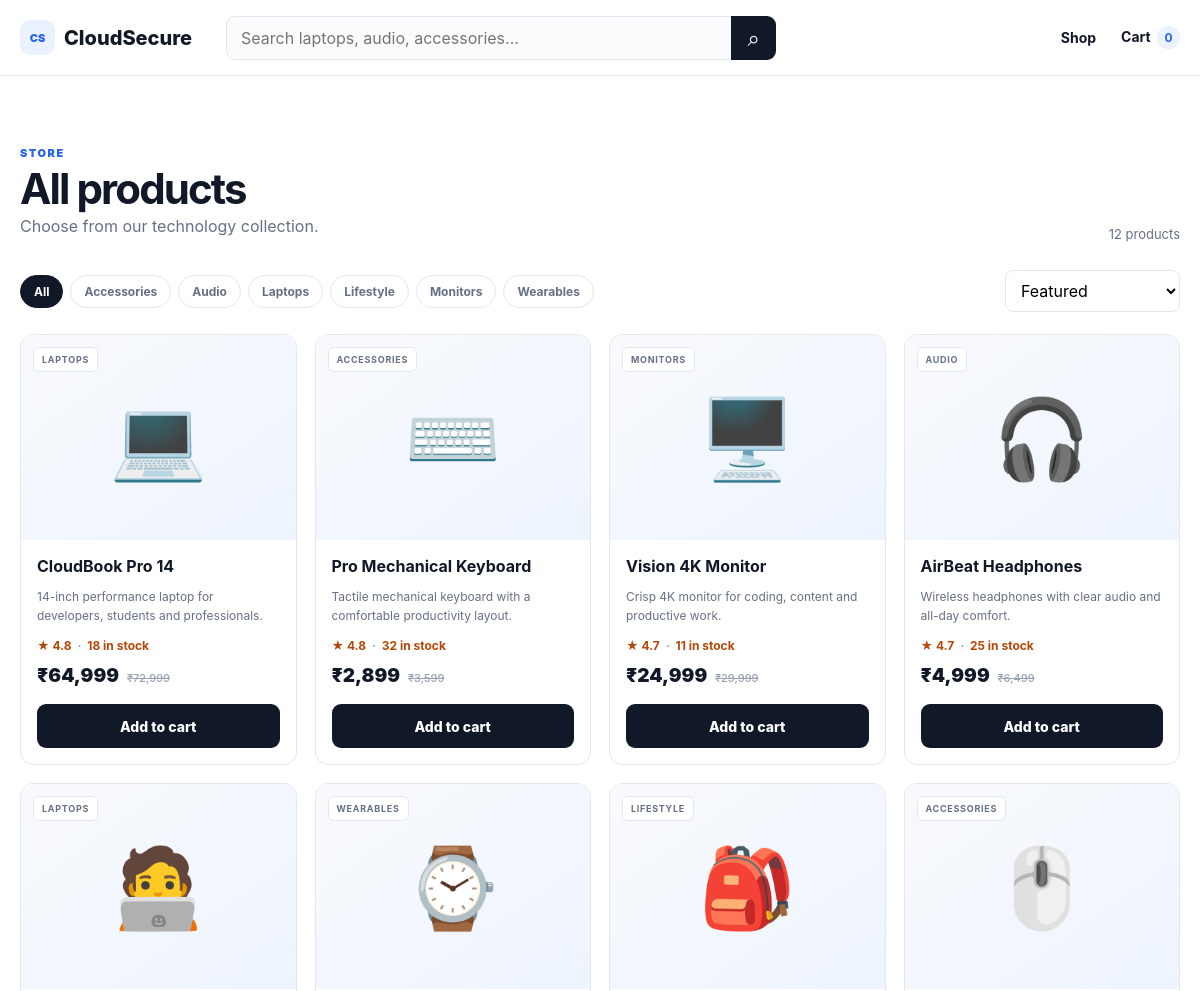
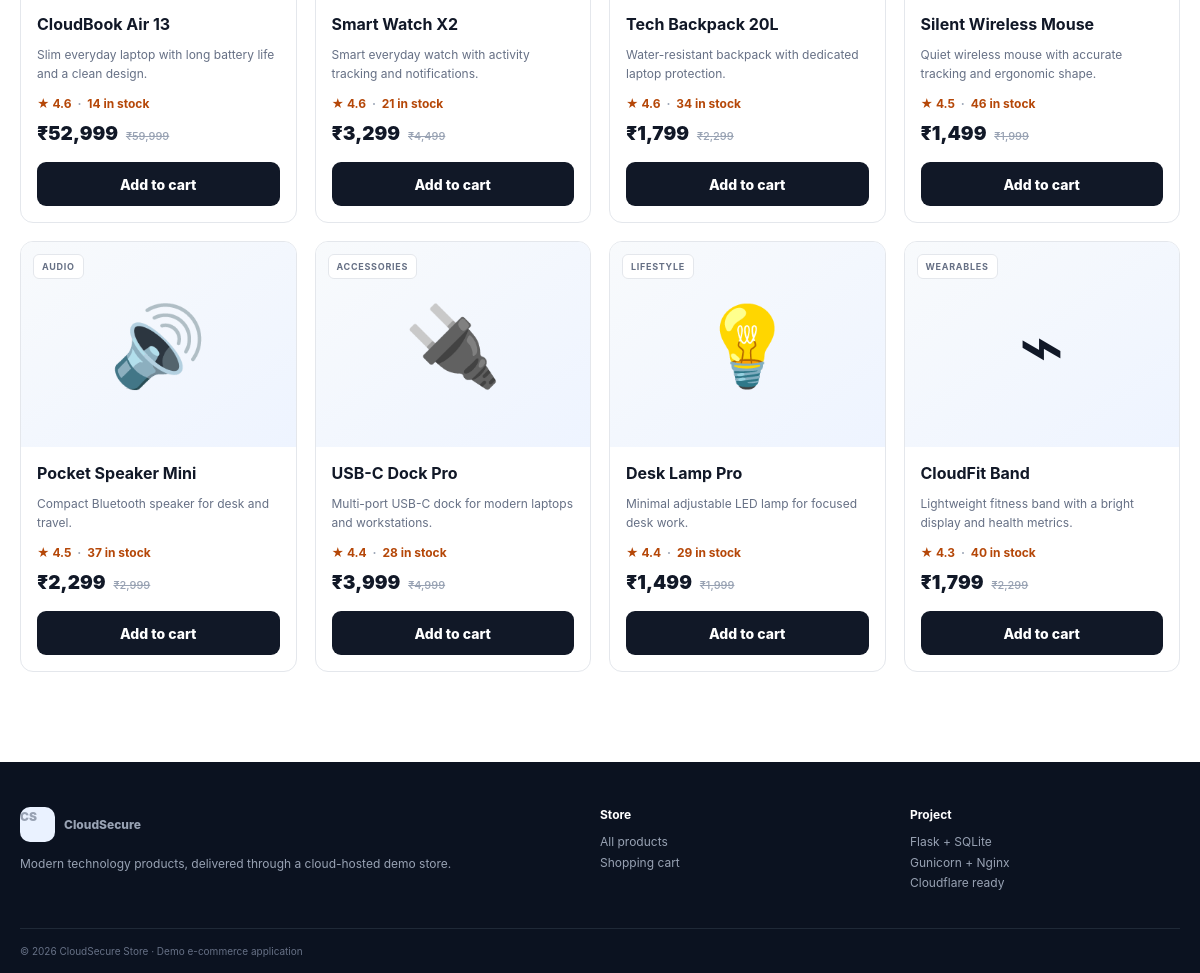
Page /shop on the committed database (2 pictures, top to bottom).
### tables this page shows
CREATE TABLE products (
            id INTEGER PRIMARY KEY AUTOINCREMENT,
            name TEXT NOT NULL,
            category TEXT NOT NULL,
            price INTEGER NOT NULL,
            old_price INTEGER NOT NULL,
            emoji TEXT NOT NULL,
            description TEXT NOT NULL,
            rating REAL NOT NULL,
            stock INTEGER NOT NULL
        );

### app.py (the view)
@app.route("/shop")
def shop():
    q = request.args.get("q", "").strip()
    category = request.args.get("category", "").strip()
    sort = request.args.get("sort", "featured")
    sql = "SELECT * FROM products WHERE 1=1"
    params = []
    if q:
        sql += " AND (name LIKE ? OR description LIKE ?)"
        params += [f"%{q}%", f"%{q}%"]
    if category:
        sql += " AND category=?"
        params.append(category)
    order_map = {
        "price_low": "price ASC",
        "price_high": "price DESC",
        "rating": "rating DESC",
        "featured": "rating DESC, id ASC",
    }
    sql += " ORDER BY " + order_map.get(sort, order_map["featured"])
    products = db().execute(sql, params).fetchall()
    categories = db().execute("SELECT DISTINCT category FROM products ORDER BY category").fetchall()
    return render_template(
        "shop.html",
        products=products,
        categories=categories,
        q=q,
        category=category,
        sort=sort,
    )

### app.py (called while the page is built, shortened)
def db():
    if "db" not in g:
        g.db = sqlite3.connect(DB_PATH)
        g.db.row_factory = sqlite3.Row
    return g.db

def get_cart():
    return session.get("cart", {})

def cart_details():
    cart = get_cart()
    items = []
    total = 0
    count = 0
    return items, total, count

@app.context_processor
def global_values():
    _, total, count = cart_details()
    return {"cart_count": count, "cart_total": total}

@app.template_filter("money")
def money(value):
    return f"₹{int(value):,}"

### templates/shop.html (shortened to what this page needs)
{% extends "base.html" %}
{% block content %}
<section class="container section shop-page">
  <div class="shop-heading"><div><div class="eyebrow">STORE</div><h1>All products</h1><p>Choose from our technology collection.</p></div><span class="result-count">{{ products|length }} products</span></div>
  <div class="shop-toolbar">
    <div class="chips"><a class="{{ 'active' if not category else '' }}" href="{{ url_for('shop', q=q) }}">All</a>{% for c in categories %}<a class="{{ 'active' if category==c['category'] else '' }}" href="{{ url_for('shop', category=c['category'], q=q) }}">{{ c['category'] }}</a>{% endfor %}</div>
    <form><select name="sort" onchange="this.form.submit()"><option value="featured" {{ 'selected' if sort=='featured' }}>Featured</option></select></form>
  </div>
  <div class="product-grid">
  {% for p in products %}
    <article class="product-card">
      <a class="product-art" href="{{ url_for('product', product_id=p['id']) }}"><span>{{ p['emoji'] }}</span><b>{{ p['category'] }}</b></a>
      <div class="product-body"><a href="{{ url_for('product', product_id=p['id']) }}"><h3>{{ p['name'] }}</h3></a><p>{{ p['description'] }}</p><div class="rating">★ {{ p['rating'] }} <span>·</span> {{ p['stock'] }} in stock</div><div class="price">{{ p['price']|money }} <del>{{ p['old_price']|money }}</del></div><form method="post" action="{{ url_for('add_to_cart', product_id=p['id']) }}"><button class="btn dark full">Add to cart</button></form></div>
    </article>
  {% else %}<div class="empty"><div>🔎</div><h2>No products found</h2><p>Try a different search or category.</p><a class="btn primary" href="{{ url_for('shop') }}">Clear filters</a></div>{% endfor %}
  </div>
</section>
{% endblock %}

### static/css/style.css (style rules this page uses)
:root { --ink:#111827;--muted:#667085;--line:#e4e7ec;--soft:#f7f9fc;--blue:#2563eb;--blue2:#1d4ed8;--dark:#111827;--green:#079455;--orange:#b54708;--white:#fff }
* { box-sizing:border-box }
html { scroll-behavior:smooth }
body { margin:0;font-family:Inter,ui-sans-serif,system-ui,-apple-system,BlinkMacSystemFont,"Segoe UI",sans-serif;color:var(--ink);background:#fff }
a { text-decoration:none;color:inherit }
button,input,select { font:inherit }
.container { width:min(1180px,calc(100% - 40px));margin:auto }
.eyebrow { font-size:11px;letter-spacing:.14em;font-weight:900;color:var(--blue) }
h1 { font-size:56px;line-height:1.03;letter-spacing:-.045em;margin:13px 0 21px }
.btn { display:inline-flex;align-items:center;justify-content:center;border:0;border-radius:9px;padding:12px 18px;font-weight:800;cursor:pointer;font-size:14px;min-height:44px }
.btn.dark { background:var(--dark);color:#fff }
.section { padding-top:70px;padding-bottom:70px }
.section-title,.shop-heading { display:flex;justify-content:space-between;align-items:end;margin-bottom:28px }
.section-title h2,.shop-heading h1 { margin:7px 0 0 }
.product-grid { display:grid;grid-template-columns:repeat(4,1fr);gap:18px }
.product-card { border:1px solid var(--line);border-radius:13px;overflow:hidden;background:#fff;transition:transform .18s,box-shadow .18s }
.product-art { height:205px;background:linear-gradient(145deg,#f8fafc,#eef4ff);position:relative;display:grid;place-items:center }
.product-art span { font-size:78px }
.product-art b { position:absolute;left:12px;top:12px;padding:6px 8px;border-radius:6px;background:#fff;border:1px solid var(--line);font-size:9px;text-transform:uppercase;letter-spacing:.08em;color:#667085 }
.product-body { padding:16px }
.product-body h3 { margin:0 0 7px;font-size:16px }
.product-body p { color:var(--muted);font-size:12px;line-height:1.55;min-height:38px }
.rating { color:var(--orange);font-size:12px;font-weight:750 }
.rating span { color:#98a2b3;margin:0 3px }
.price { font-size:19px;font-weight:900;margin:11px 0 }
.price del { color:#98a2b3;font-size:11px;font-weight:500;margin-left:4px }
.full { width:100%;margin-top:6px }
.shop-heading h1 { font-size:42px }
.shop-heading p { color:var(--muted);margin:6px 0 }
.result-count { color:var(--muted);font-size:13px }
.shop-toolbar { display:flex;justify-content:space-between;gap:15px;align-items:center;margin-bottom:22px }
.chips { display:flex;gap:7px;flex-wrap:wrap }
.chips a { border:1px solid var(--line);border-radius:99px;padding:8px 13px;font-size:12px;color:var(--muted);font-weight:750 }
.chips a.active { background:var(--dark);color:#fff;border-color:var(--dark) }
select { border:1px solid var(--line);border-radius:8px;padding:9px 11px;background:#fff }

### rows in the picture
products: emoji "💻", category "LAPTOPS", name "CloudBook Pro 14", description "14-inch performance laptop for developers, students and professionals.", rating "4.8", stock "18", price "₹64,999", old_price "₹72,999"
products: emoji "⌨️", category "ACCESSORIES", name "Pro Mechanical Keyboard", description "Tactile mechanical keyboard with a comfortable productivity layout.", rating "4.8", stock "32", price "₹2,899", old_price "₹3,599"
products: emoji "🖥️", category "MONITORS", name "Vision 4K Monitor", description "Crisp 4K monitor for coding, content and productive work.", rating "4.7", stock "11", price "₹24,999", old_price "₹29,999"
products: emoji "🎧", category "AUDIO", name "AirBeat Headphones", description "Wireless headphones with clear audio and all-day comfort.", rating "4.7", stock "25", price "₹4,999", old_price "₹6,499"
products: emoji "🧑‍💻", category "LAPTOPS", name "CloudBook Air 13", description "Slim everyday laptop with long battery life and a clean design.", rating "4.6", stock "14", price "₹52,999", old_price "₹59,999"
products: emoji "⌚", category "WEARABLES", name "Smart Watch X2", description "Smart everyday watch with activity tracking and notifications.", rating "4.6", stock "21", price "₹3,299", old_price "₹4,499"
products: emoji "🎒", category "LIFESTYLE", name "Tech Backpack 20L", description "Water-resistant backpack with dedicated laptop protection.", rating "4.6", stock "34", price "₹1,799", old_price "₹2,299"
products: emoji "🖱️", category "ACCESSORIES", name "Silent Wireless Mouse", description "Quiet wireless mouse with accurate tracking and ergonomic shape.", rating "4.5", stock "46", price "₹1,499", old_price "₹1,999"
products: emoji "🔊", category "AUDIO", name "Pocket Speaker Mini", description "Compact Bluetooth speaker for desk and travel.", rating "4.5", stock "37", price "₹2,299", old_price "₹2,999"
products: emoji "🔌", category "ACCESSORIES", name "USB-C Dock Pro", description "Multi-port USB-C dock for modern laptops and workstations.", rating "4.4", stock "28", price "₹3,999", old_price "₹4,999"
products: emoji "💡", category "LIFESTYLE", name "Desk Lamp Pro", description "Minimal adjustable LED lamp for focused desk work.", rating "4.4", stock "29", price "₹1,499", old_price "₹1,999"
products: emoji "⌁", category "WEARABLES", name "CloudFit Band", description "Lightweight fitness band with a bright display and health metrics.", rating "4.3", stock "40", price "₹1,799", old_price "₹2,299"

### other values in the picture
{{ cart_count }} "0"
{{ products|length }} "12"
{{ c['category'] }} "Accessories" "Audio" "Laptops" "Lifestyle" "Monitors" "Wearables"
